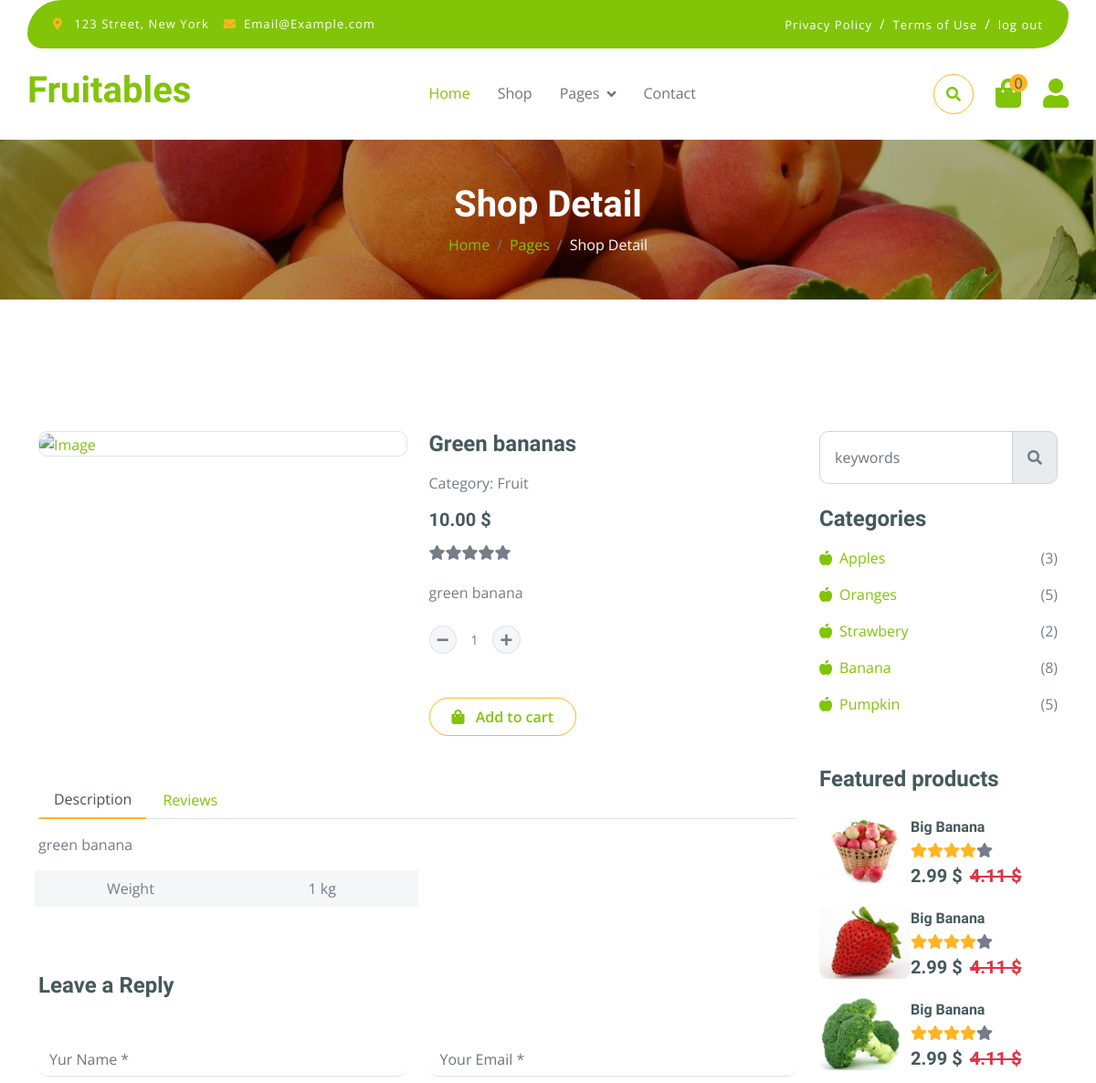
The app's page /store/product/green-banana/ (upper part), older data.
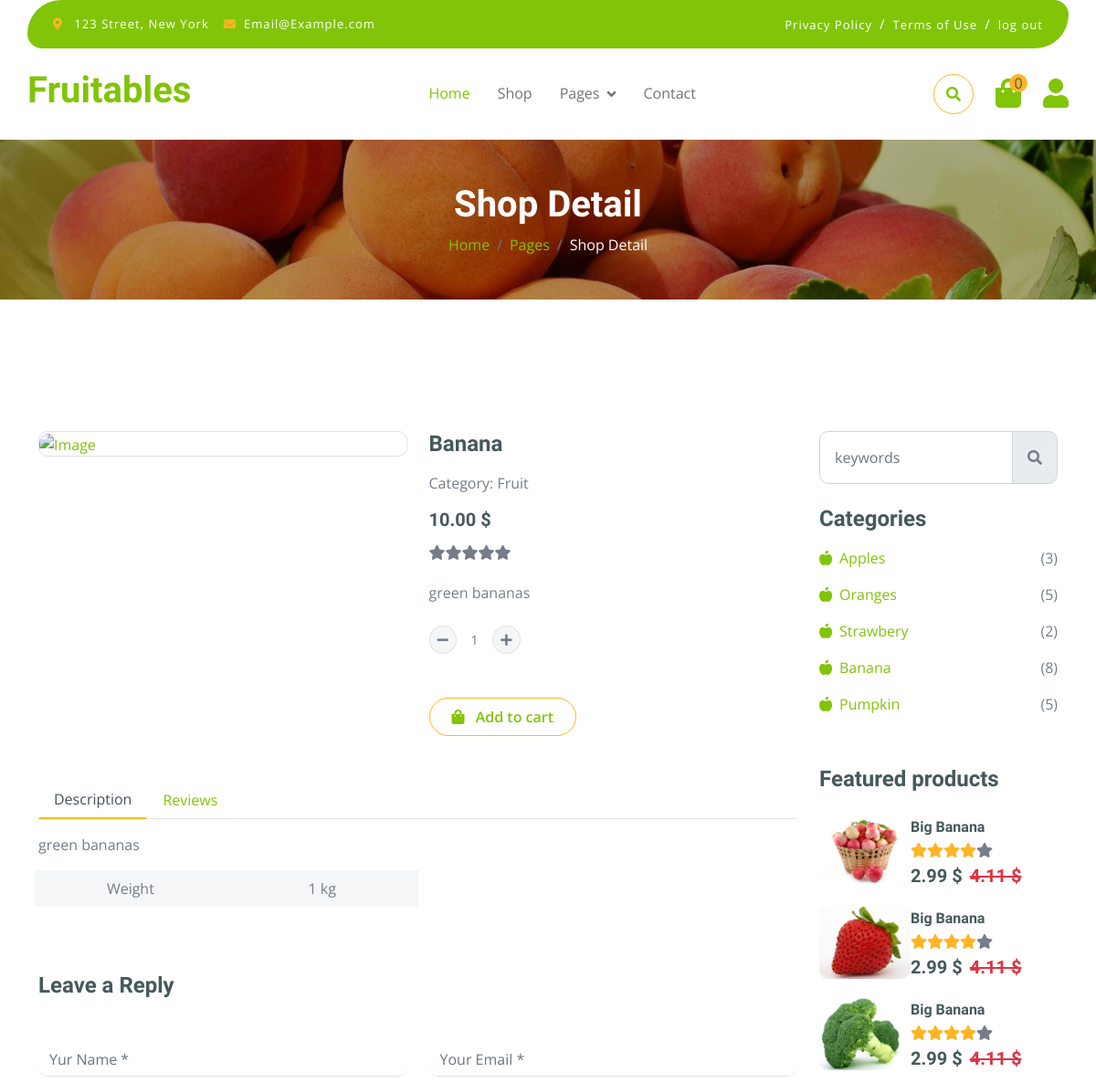
The same page, newer data.
### store/models.py (models this page shows, shortened)
class Product(models.Model):
    name = models.CharField(max_length=100)
    created_at = models.DateTimeField(auto_now_add=True)
    description = models.TextField()
    price = models.DecimalField(max_digits=5, decimal_places=2)
    categories = models.ManyToManyField(Category)
    product_id = models.AutoField(primary_key=True)
    product_image = VersatileImageField('Image', upload_to="store/product_images/")
    quantity = models.IntegerField()
    is_available = models.BooleanField(default=True)
    tag = models.ManyToManyField(ProductTags)
    slug = models.SlugField(unique=True,  default=uuid.uuid1)

### store/views.py (the view)
# urls.py: path('product/<slug:slug>/', cache_page(60 * 10)(ProductDetail.as_view()), name="product"),
class ProductDetail(DetailView):
    model = Product
    template_name = 'shop-detail.html'
    context_object_name = 'product'
    slug_field = 'slug'
    slug_url_kwarg = 'slug'
    def get_context_data(self, **kwargs):
        context = super().get_context_data(**kwargs)
        return context

### order/context_processors.py (called while the page is built)
def cart_count(request):
    if request.user.is_authenticated:
        cart = Cart.objects.filter(user=request.user).first()
        return {'cart_count': cart.count if cart else 0}
    return {'cart_count': 0}

### store/context_processors.py (called while the page is built)
def parent_categories(request):
    parents = Category.objects.filter(parent__isnull=True)
    return {'parent_categories': parents}

def product_tags(request):
    tags = ProductTags.objects.all()
    return {'product_tags': tags}

### store/templates/shop-detail.html (shortened to what the changed rows need)
{% extends 'base.html' %}
{% load static %}
{% block header_title %}Shop Detail{% endblock %}
{% block content %}
        <div class="container-fluid py-5 mt-5">
            <div class="container py-5">
                <div class="row g-4 mb-5">
                    <div class="col-lg-8 col-xl-9">
                        <div class="row g-4">
                            <div class="col-lg-6">
                                <h4 class="fw-bold mb-3">{{product.name}}</h4>
                                <p class="mb-3">Category:
                                    {% for category in product.categories.all %}
                                        {% with parent_category=category.get_parents|last %}
                                            {% if parent_category %}
                                                {{ parent_category.title }}
                                            {% else %}
                                                {{ category.title }}
                                            {% endif %}
                                        {% endwith %}
                                    {% endfor %}</p>
                                <h5 class="fw-bold mb-3">{{product.price}} $</h5>
                                <div class="d-flex mb-4">
                                    <i class="fa fa-star "></i>
                                    <i class="fa fa-star "></i>
                                    <i class="fa fa-star "></i>
                                    <i class="fa fa-star "></i>
                                    <i class="fa fa-star"></i>
                                </div>
                                <p class="mb-4">{{product.description}}</p>
                                <div class="input-group quantity mb-5" style="width: 100px;">
                                    <div class="input-group-btn">
                                    </div>
                                    <input type="text" class="form-control form-control-sm text-center border-0" value="1">
                                    <div class="input-group-btn">
                                    </div>
                                </div>
                                <a href="#" class="btn border border-secondary rounded-pill px-4 py-2 mb-4 text-primary"><i class="fa fa-shopping-bag me-2 text-primary"></i> Add to cart</a>
                            </div>
                            <div class="col-lg-12">
                                <div class="tab-content mb-5">
                                    <div class="tab-pane active" id="nav-about" role="tabpanel" aria-labelledby="nav-about-tab">
                                        <p>{{product.description}} </p>
                                        <div class="px-2">
                                            <div class="row g-4">
                                            </div>
                                        </div>
                                    </div>
                                </div>
                            </div>
                        </div>
                    </div>
                </div>
            </div>
        </div>
   {% endblock %}

Row changes from the older to the newer data that the page shows:
removed Product: name "Green bananas", price "10.00", description "green banana"
now on this page (row edited): Product: name "Banana", price "10.00", description "green bananas"
